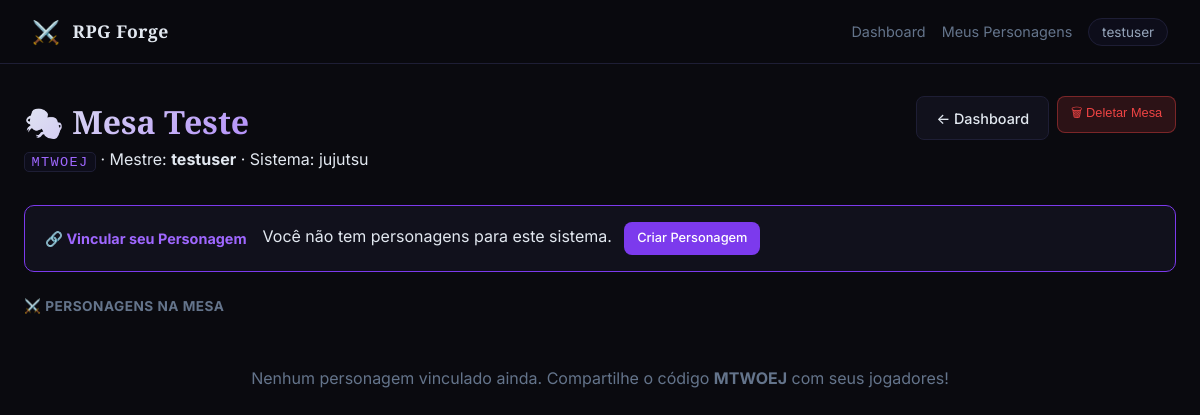
/mesa/MTWOEJ (signed in), run on the app's committed database.
### tables this page shows
CREATE TABLE usuarios (
                id INTEGER PRIMARY KEY AUTOINCREMENT,
                username TEXT UNIQUE NOT NULL,
                password_hash TEXT NOT NULL,
                criado_em TIMESTAMP DEFAULT CURRENT_TIMESTAMP
            );

CREATE TABLE mesas (
                id INTEGER PRIMARY KEY AUTOINCREMENT,
                codigo TEXT UNIQUE NOT NULL,
                nome TEXT NOT NULL,
                sistema TEXT NOT NULL DEFAULT 'jujutsu',
                mestre_id INTEGER NOT NULL,
                criado_em TIMESTAMP DEFAULT CURRENT_TIMESTAMP
            );

### app.py (the view, shortened to what this page needs)
@app.route("/mesa/<codigo>")
@login_required
def ver_mesa(codigo):
    uid = session["usuario_id"]
    with get_db() as conn:
        mesa = conn.execute("SELECT * FROM mesas WHERE codigo=?", (codigo,)).fetchone()
        if not mesa:
            flash("Mesa não encontrada.", "error")
            return redirect(url_for("dashboard"))
        personagens_mesa = conn.execute(
            "SELECT p.*, u.username FROM personagens p JOIN usuarios u ON p.usuario_id=u.id WHERE p.mesa_id=?",
            (mesa["id"],)
        ).fetchall()
        meus = conn.execute(
            "SELECT id, nome FROM personagens WHERE usuario_id=? AND sistema=? AND (mesa_id IS NULL OR mesa_id=?)",
            (uid, mesa["sistema"], mesa["id"])
        ).fetchall()
        mestre = conn.execute("SELECT username FROM usuarios WHERE id=?", (mesa["mestre_id"],)).fetchone()
    chars_lista = []
    meu_char_na_mesa = next((c for c in chars_lista if c["eh_meu"]), None)
    return render_template("mesa.html",
                           mesa=mesa,
                           mestre=mestre,
                           chars_lista=chars_lista,
                           meus_personagens=meus,
                           meu_char_na_mesa=meu_char_na_mesa,
                           eh_mestre=mesa["mestre_id"] == uid,
                           url_criar=_url_criar(mesa["sistema"]),
                           usuario=usuario_logado())

### app.py (called while the page is built)
def _url_criar(sistema):
    return url_for(_ROTAS_CRIAR.get(sistema, "jujutsu.criar"))

### database.py (called while the page is built)
def get_db():
    conn = sqlite3.connect(DB_PATH)
    conn.row_factory = sqlite3.Row
    return conn

def login_required(f):
    @wraps(f)
    def decorated(*args, **kwargs):
        if "usuario_id" not in session:
            return redirect(url_for("login"))
        return f(*args, **kwargs)
    return decorated

def usuario_logado():
    return {"id": session.get("usuario_id"), "username": session.get("usuario_nome")}

### templates/mesa.html (shortened to what this page needs)
{% extends "base.html" %}
{% block content %}
<div class="page-header">
  <div>
    <h1 class="page-title">🎭 {{ mesa.nome }}</h1>
    <p class="page-sub">
      <code class="mesa-codigo-inline">{{ mesa.codigo }}</code>
      · Mestre: <strong>{{ mestre.username }}</strong>
      · Sistema: {{ mesa.sistema }}
    </p>
  </div>
  <div style="display:flex;gap:.5rem;flex-wrap:wrap">
    <a href="{{ url_for('dashboard') }}" class="btn btn-secondary">← Dashboard</a>
    {% if eh_mestre %}
    <form method="POST" action="{{ url_for('deletar_mesa', codigo=mesa.codigo) }}"
          onsubmit="return confirm('Deletar a mesa {{ mesa.nome }}? Isso desvincula todos os personagens.')">
      <button class="btn btn-danger btn-sm">🗑 Deletar Mesa</button>
    </form>
    {% endif %}
  </div>
</div>
{% if not meu_char_na_mesa %}
<div class="mesa-vincular-box">
  <h3 class="mesa-vincular-title">🔗 Vincular seu Personagem</h3>
  {% if meus_personagens %}
  <form method="POST" class="mesa-vincular-form">
    <select name="pid_vincular" class="form-input form-select" style="max-width:280px">
      {% for p in meus_personagens %}
      <option value="{{ p.id }}">{{ p.nome }}</option>
      {% endfor %}
    </select>
    <button type="submit" class="btn btn-primary">Vincular</button>
  </form>
  <script>
  document.querySelector('.mesa-vincular-form').addEventListener('submit', function(e){
    e.preventDefault();
    const pid = this.querySelector('[name=pid_vincular]').value;
    fetch(`/mesa/{{ mesa.codigo }}/vincular/${pid}`, {method:'POST'}).then(()=>location.reload());
  });
  </script>
  {% else %}
  <p class="page-sub">Você não tem personagens para este sistema.
    <a href="{{ url_criar }}" class="btn btn-sm btn-primary" style="margin-left:.5rem">Criar Personagem</a>
  </p>
  {% endif %}
</div>
{% endif %}
<div style="margin-top:1.5rem">
  <h2 class="dash-section-title">⚔️ Personagens na Mesa</h2>
  {% if chars_lista %}
  <div class="mesa-chars-grid">
    {% for c in chars_lista %}
    <div class="mesa-char-card {{ 'my-char' if c.eh_meu else '' }}">
      <div class="mesa-char-header">
        <div class="mesa-char-avatar">{{ c.nome[0].upper() }}</div>
        <div class="mesa-char-info">
          <div class="mesa-char-nome">{{ c.nome }}</div>
          <div class="mesa-char-player">
            <span class="mesa-player-tag">{{ c.username }}</span>
            {% if c.eh_meu %}<span class="mesa-seu-tag">você</span>{% endif %}
          </div>
        </div>
        <span class="mesa-char-nivel">Nv {{ c.nivel }}</span>
      </div>
      <div class="mesa-char-stats">
        <div class="mesa-char-stat">
          <span class="mcs-lbl">Nível / Grau</span>
          <span class="mcs-val">{{ c.grau }}</span>
        </div>
        <div class="mesa-char-stat">
          <span class="mcs-lbl">Classe / Função</span>
          <span class="mcs-val">{{ c.subtitulo }}</span>
        </div>
        <div class="mesa-char-stat pv">
          <span class="mcs-lbl">PV máx</span>
          <span class="mcs-val">{{ c.pv_max }}</span>
        </div>
        {% if c.recurso_label %}
        <div class="mesa-char-stat pe">
          <span class="mcs-lbl">{{ c.recurso_label }}</span>
          <span class="mcs-val">{{ c.recurso_max }}</span>
        </div>
        {% endif %}
      </div>
      <div class="mesa-char-actions">
        <a href="{{ c.url_ficha }}" class="btn btn-sm btn-secondary">📋 Ver Ficha</a>
        {% if not c.eh_meu %}
        <form method="POST" action="{{ url_for('clonar_personagem', codigo=mesa.codigo, pid=c.id) }}">
          <button class="btn btn-sm btn-primary" title="Clonar para seus personagens">📋 Clonar</button>
        </form>
        {% endif %}
        {% if c.eh_meu or eh_mestre %}
        <form method="POST" action="{{ url_for('desvincular_personagem', codigo=mesa.codigo, pid=c.id) }}">
          <button class="btn btn-sm btn-danger" title="Remover da mesa">✕</button>
        </form>
        {% endif %}
      </div>
    </div>
    {% endfor %}
  </div>
  {% else %}
  <div class="empty-state" style="padding:2rem">
    <p>Nenhum personagem vinculado ainda. Compartilhe o código <strong>{{ mesa.codigo }}</strong> com seus jogadores!</p>
  </div>
  {% endif %}
</div>
{% endblock %}

### templates/base.html (shortened to what this page needs)
<!DOCTYPE html>
<html lang="pt-BR">
<head>
  <link rel="stylesheet" href="{{ url_for('static', filename='css/style.css') }}">
</head>
<body>
  <nav class="navbar">
    <a href="{{ url_for('dashboard') }}" class="nav-brand">
      <span class="brand-icon">⚔️</span>
      <span>RPG Forge</span>
    </a>
    <div class="nav-links">
      <a href="{{ url_for('dashboard') }}" class="nav-link">Dashboard</a>
      <a href="{{ url_for('sistema_jujutsu') }}" class="nav-link">Meus Personagens</a>
      <div class="nav-user-menu">
        <span class="nav-username">{{ session.get('usuario_nome', '') }}</span>
      </div>
    </div>
  </nav>
  <main class="main-content">
    {% block content %}{% endblock %}
  </main>
</body>
</html>

### static/css/style.css (style rules this page uses)
*, *::before, *::after { box-sizing: border-box; margin: 0; padding: 0; }
:root { --bg: #0a0a0f; --bg-card: #11111c; --bg-card-hover: #161625; --bg-input: #0d0d1a; --border: #1e1e35; --border-hover: #3a3a6a; --accent: #7c3aed; --accent-light: #9f67ff; --accent-glow: rgba(124,58,237,0.35); --accent2: #06b6d4; --text: #e2e8f0; --text-muted: #64748b; --text-dim: #94a3b8; --success: #10b981; --warning: #f59e0b; --danger: #ef4444; --pv-color: #10b981; --pe-color: #7c3aed; --radius: 12px; --radius-sm: 8px; --shadow: 0 4px 24px rgba(0,0,0,0.5); --shadow-glow: 0 0 30px rgba(124,58,237,0.2); }
html { font-size: 16px; }
body { font-family: 'Inter', -apple-system, sans-serif; background: var(--bg); color: var(--text); min-height: 100vh; line-height: 1.6; }
.navbar { display: flex; align-items: center; justify-content: space-between; padding: 0 2rem; height: 64px; background: rgba(10,10,15,0.95); border-bottom: 1px solid var(--border); position: sticky; top: 0; z-index: 100; backdrop-filter: blur(12px); }
.nav-brand { display: flex; align-items: center; gap: 0.75rem; text-decoration: none; font-family: 'Cinzel', serif; font-size: 1.1rem; color: var(--text); font-weight: 600; letter-spacing: 0.5px; }
.brand-icon { font-size: 1.4rem; }
.nav-links { display: flex; align-items: center; gap: 1rem; }
.nav-link { color: var(--text-muted); text-decoration: none; font-size: 0.9rem; transition: color 0.2s; }
.main-content { max-width: 1400px; margin: 0 auto; padding: 2rem 1.5rem; }
.btn { display: inline-flex; align-items: center; gap: 0.4rem; padding: 0.6rem 1.2rem; border-radius: var(--radius-sm); font-size: 0.9rem; font-weight: 500; cursor: pointer; text-decoration: none; border: none; transition: all 0.2s; white-space: nowrap; }
.btn-primary { background: var(--accent); color: white; }
.btn-secondary { background: var(--bg-card); border: 1px solid var(--border); color: var(--text); }
.btn-danger { background: rgba(239,68,68,0.15); border: 1px solid rgba(239,68,68,0.4); color: var(--danger); }
.btn-sm { padding: 0.4rem 0.8rem; font-size: 0.8rem; }
.page-header { display: flex; align-items: center; justify-content: space-between; margin-bottom: 2rem; gap: 1rem; }
.page-title { font-family: 'Cinzel', serif; font-size: 2rem; font-weight: 700; background: linear-gradient(135deg, var(--text) 0%, var(--accent-light) 100%); -webkit-background-clip: text; -webkit-text-fill-color: transparent; background-clip: text; }
.empty-state { display: flex; flex-direction: column; align-items: center; justify-content: center; padding: 5rem 2rem; text-align: center; gap: 1rem; }
.empty-state p { color: var(--text-muted); }
.page-header { display: flex; align-items: flex-start; justify-content: space-between; gap: 1rem; margin-bottom: 2rem; flex-wrap: wrap; }
.empty-state { text-align: center; padding: 4rem 2rem; }
.nav-user-menu { position:relative;cursor:pointer }
.nav-username { font-size:.85rem;color:var(--text-dim);background:var(--bg-input);border:1px solid var(--border);border-radius:99px;padding:.3rem .8rem;transition:border-color .15s }

### templates/mesa.html (style rules this page uses)
.mesa-codigo-inline { font-family:monospace;background:var(--bg-input);border:1px solid var(--border);border-radius:5px;padding:.1rem .4rem;font-size:.85rem;letter-spacing:.1em;color:var(--accent-light) }
.mesa-vincular-box { background:var(--bg-card);border:1px solid var(--accent);border-radius:10px;padding:1rem 1.25rem;display:flex;align-items:center;gap:1rem;flex-wrap:wrap }
.mesa-vincular-title { font-size:.9rem;font-weight:700;margin:0;color:var(--accent-light) }
.dash-section-title { font-size:.85rem;font-weight:700;color:var(--text-muted);text-transform:uppercase;letter-spacing:.5px;margin:0 0 1rem }

### data on the page
usuarios: get "testuser", username "testuser"
mesas: nome "Mesa Teste", codigo "MTWOEJ", sistema "jujutsu"
